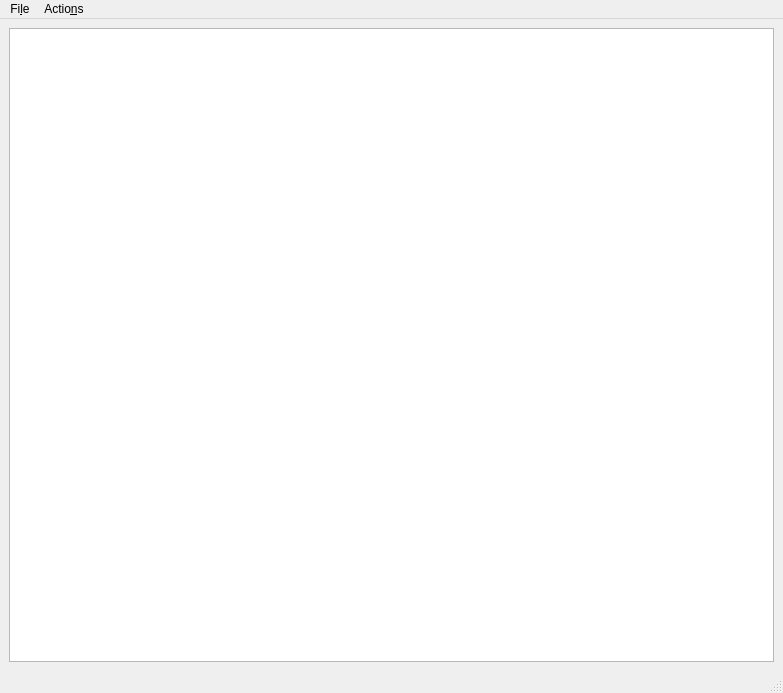
<?xml version="1.0" encoding="UTF-8"?>
<ui version="4.0">
 <class>MainWindow</class>
 <widget class="QMainWindow" name="MainWindow">
  <property name="geometry">
   <rect>
    <x>0</x>
    <y>0</y>
    <width>783</width>
    <height>693</height>
   </rect>
  </property>
  <property name="windowTitle">
   <string>Pointer Scanner</string>
  </property>
  <widget class="QWidget" name="centralwidget">
   <layout class="QGridLayout" name="gridLayout">
    <item row="0" column="0">
     <widget class="QTableView" name="tableView">
      <property name="editTriggers">
       <set>QAbstractItemView::EditTrigger::NoEditTriggers</set>
      </property>
      <property name="selectionBehavior">
       <enum>QAbstractItemView::SelectionBehavior::SelectRows</enum>
      </property>
      <property name="selectionMode">
       <enum>QAbstractItemView::SelectionMode::ExtendedSelection</enum>
      </property>
      <property name="alternatingRowColors">
       <bool>true</bool>
      </property>
      <property name="wordWrap">
       <bool>false</bool>
      </property>
     </widget>
    </item>
   </layout>
  </widget>
  <widget class="QMenuBar" name="menubar">
   <property name="geometry">
    <rect>
     <x>0</x>
     <y>0</y>
     <width>783</width>
     <height>32</height>
    </rect>
   </property>
   <widget class="QMenu" name="menuFile">
    <property name="title">
     <string>Fi&amp;le</string>
    </property>
    <addaction name="actionOpen"/>
    <addaction name="actionSaveAs"/>
   </widget>
   <widget class="QMenu" name="menuActions">
    <property name="title">
     <string>Actio&amp;ns</string>
    </property>
    <addaction name="actionScan"/>
    <addaction name="actionFilter"/>
   </widget>
   <addaction name="menuFile"/>
   <addaction name="menuActions"/>
  </widget>
  <widget class="QStatusBar" name="statusbar">
   <property name="sizeGripEnabled">
    <bool>true</bool>
   </property>
  </widget>
  <action name="actionOpen">
   <property name="text">
    <string>&amp;Open</string>
   </property>
  </action>
  <action name="actionSaveAs">
   <property name="text">
    <string>&amp;Save As...</string>
   </property>
  </action>
  <action name="actionScan">
   <property name="text">
    <string>&amp;Scan</string>
   </property>
  </action>
  <action name="actionFilter">
   <property name="text">
    <string>&amp;Filter</string>
   </property>
  </action>
 </widget>
 <resources/>
 <connections/>
</ui>
